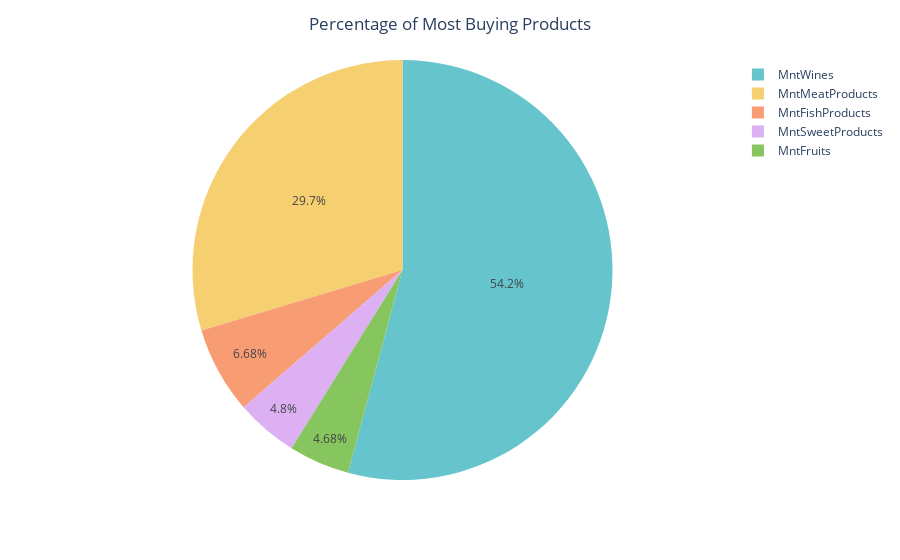

The code cell stored with this chart in its notebook:
### Markdown cell above
**Analisis berdasarkan product**

### Code cell
avg_product = df[['MntWines', 'MntFruits', 'MntMeatProducts', 'MntFishProducts', 'MntSweetProducts']].mean(axis=0)
avg_product

pie_chart = px.pie(
    values = avg_product.values,
    names = avg_product.index,
    color_discrete_sequence = px.colors.qualitative.Pastel)

pie_chart.update_layout(title_text='Percentage of Most Buying Products', title_x = 0.5)

### Figure 1 — Plotly figure (JSON) as saved in the notebook; plotly's stock layout.template omitted (floating-point values rounded to 4 significant figures)
{"data": [{"domain": {"x": [0, 1], "y": [0, 1]}, "hovertemplate": "label=%{label}<br>value=%{value}<extra></extra>", "labels": ["MntWines", "MntFruits", "MntMeatProducts", "MntFishProducts", "MntSweetProducts"], "legendgroup": "", "name": "", "showlegend": true, "type": "pie", "values": [305.2, 26.36, 167.1, 37.65, 27.04]}], "layout": {"legend": {"tracegroupgap": 0}, "margin": {"t": 60}, "piecolorway": ["rgb(102, 197, 204)", "rgb(246, 207, 113)", "rgb(248, 156, 116)", "rgb(220, 176, 242)", "rgb(135, 197, 95)", "rgb(158, 185, 243)", "rgb(254, 136, 177)", "rgb(201, 219, 116)", "rgb(139, 224, 164)", "rgb(180, 151, 231)", "rgb(179, 179, 179)"], "title": {"text": "Percentage of Most Buying Products", "x": 0.5}}}
